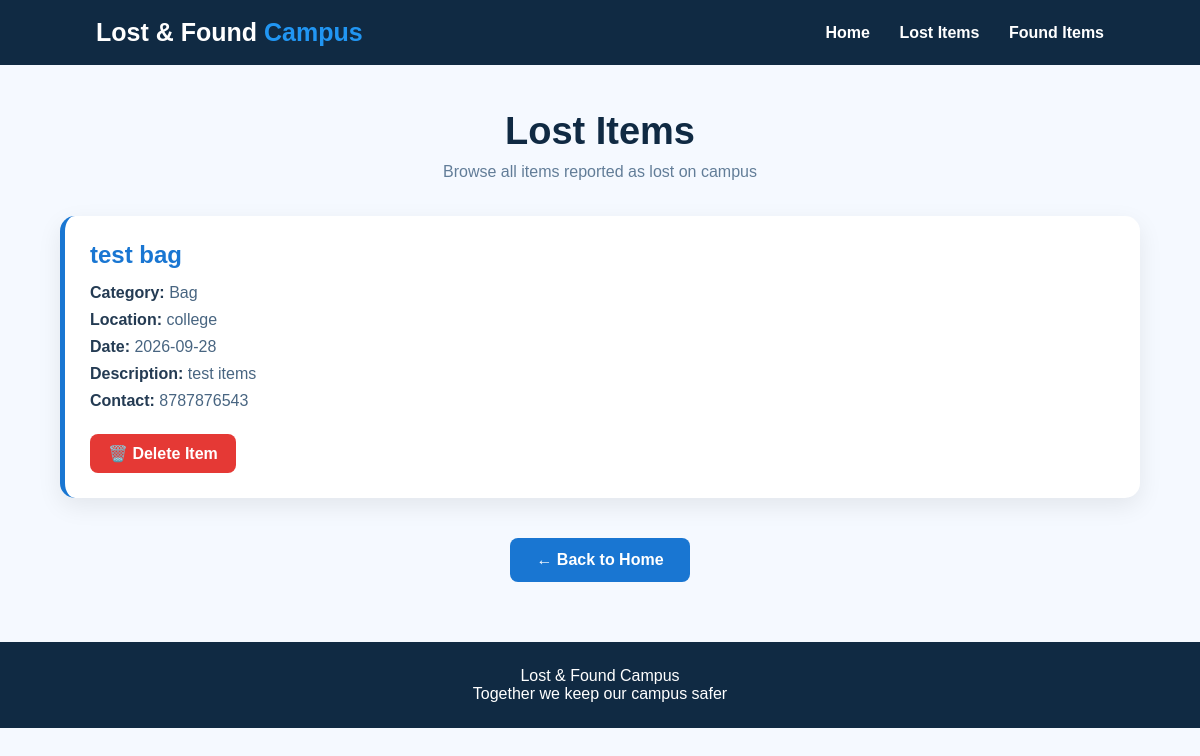
Page /lost-items on the earlier database version.
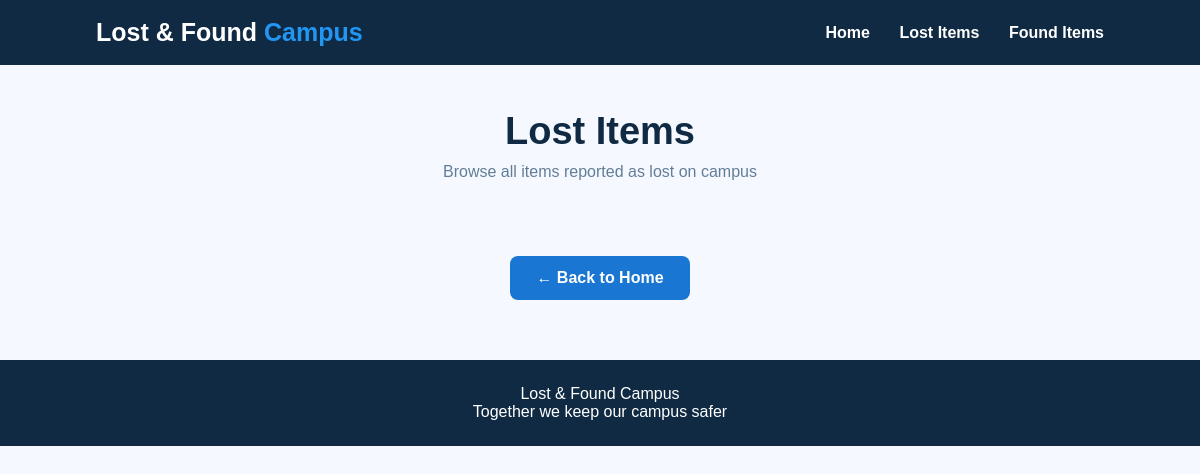
Same page on the later database version.
### tables this page shows
CREATE TABLE items (
            id INTEGER PRIMARY KEY AUTOINCREMENT,
            item_name TEXT NOT NULL,
            category TEXT NOT NULL,
            location TEXT NOT NULL,
            date TEXT NOT NULL,
            description TEXT,
            contact TEXT NOT NULL,
            item_type TEXT NOT NULL
        );

### app.py (the view)
@app.route("/lost-items")
def lost_items():
    conn = sqlite3.connect("lost_found.db")
    cursor = conn.cursor()
    cursor.execute("SELECT * FROM items WHERE item_type = 'Lost'")
    items = cursor.fetchall()
    conn.close()
    return render_template("lost_items.html", items=items)

### templates/lost_items.html (shortened to what this page needs)
<!DOCTYPE html>
<html lang="en">
<head>
</head>
<body>
<header>
    <div class="logo">
        Lost & Found <span>Campus</span>
    </div>
    <nav>
        <a href="/">Home</a>
        <a href="/lost-items">Lost Items</a>
        <a href="/found-items">Found Items</a>
    </nav>
</header>
<div class="container">
    <h1>Lost Items</h1>
    <p class="subtitle">
        Browse all items reported as lost on campus
    </p>
    <div class="items-container">
        {% for item in items %}
        <div class="item-card">
            <h2 class="item-name">
                {{ item[1] }}
            </h2>
            <p>
                <strong>Category:</strong>
                {{ item[2] }}
            </p>
            <p>
                <strong>Location:</strong>
                {{ item[3] }}
            </p>
            <p>
                <strong>Date:</strong>
                {{ item[4] }}
            </p>
            <p>
                <strong>Description:</strong>
                {{ item[5] }}
            </p>
            <p>
                <strong>Contact:</strong>
                {{ item[6] }}
            </p>
            <a class="delete-btn"
               href="/delete-item/{{ item[0] }}"
               onclick="return confirm('Are you sure you want to delete this item?');">
                🗑️ Delete Item
            </a>
        </div>
        {% endfor %}
    </div>
    <a class="back-btn" href="/">
        ← Back to Home
    </a>
</div>
<footer>
    Lost & Found Campus
    <br>
    Together we keep our campus safer
</footer>
</body>
</html>

Differences in the rows shown:
removed items: item_name "test bag", category "Bag", location "college", date "2026-09-28", description "test items", contact "8787876543"
